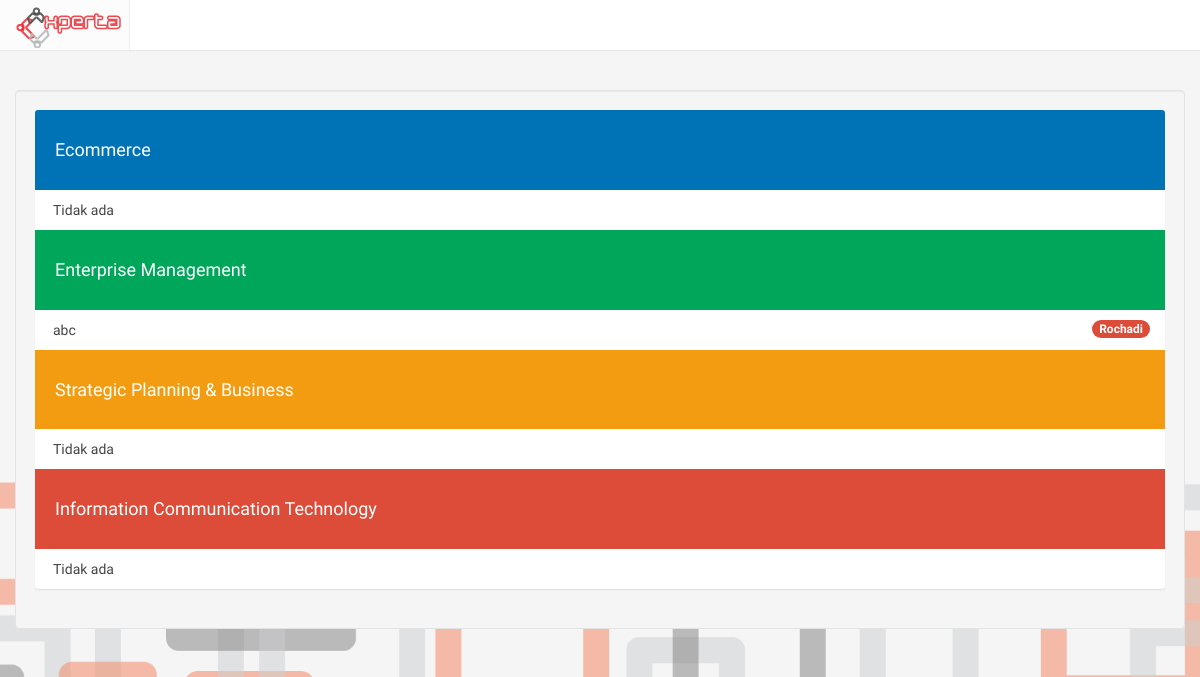
Page /index.php/cop/bp_topic on the earlier database version.
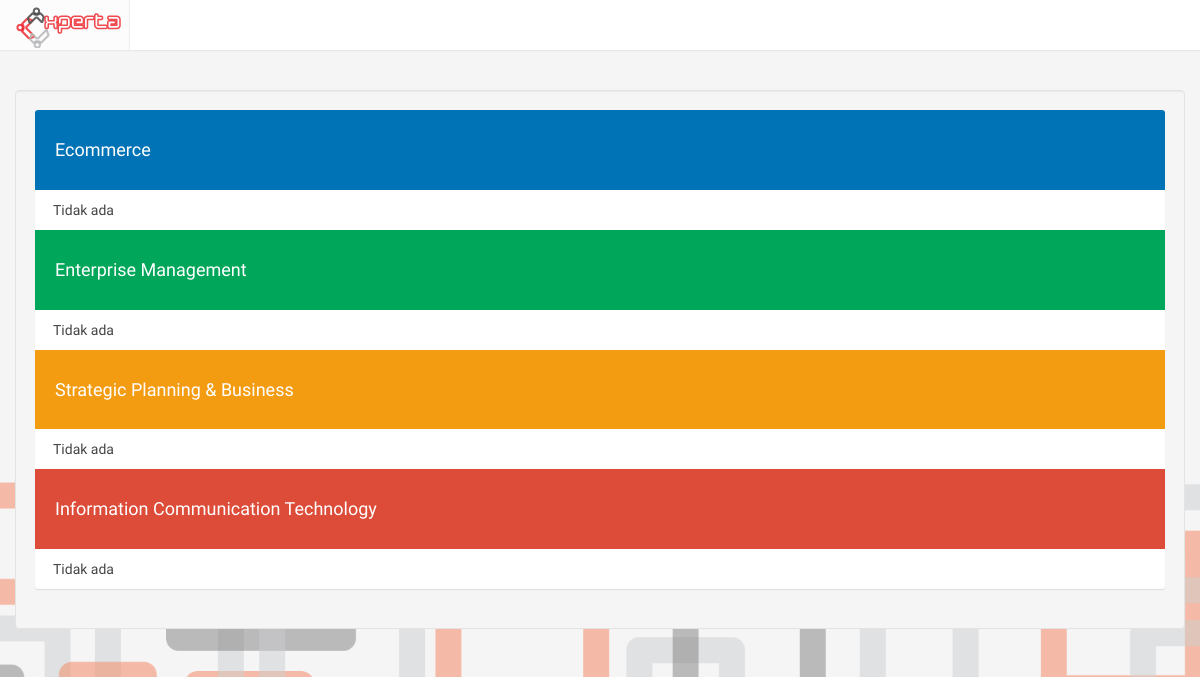
Same page on the later database version.
### tables this page shows
CREATE TABLE `step` (
  `id_step` int(11) NOT NULL,
  `id_user` int(11) NOT NULL,
  `id_scope` int(11) NOT NULL,
  `step` int(11) NOT NULL,
  `keterangan` varchar(500) NOT NULL,
  `id_cop` int(11) NOT NULL,
  `bp_quota` int(11) NOT NULL DEFAULT '1',
  `created_at` timestamp NOT NULL DEFAULT CURRENT_TIMESTAMP
);

CREATE TABLE `profile` (
  `id_profile` int(11) NOT NULL,
  `NIK` varchar(50) DEFAULT NULL,
  `id_user` int(11) NOT NULL,
  `fullname` varchar(255) NOT NULL,
  `birthdate` date DEFAULT NULL,
  `gender` enum('M','F') DEFAULT NULL,
  `id_expert` int(11) DEFAULT '98',
  `pic` varchar(500) DEFAULT 'default.png',
  `updated_at` timestamp NOT NULL DEFAULT CURRENT_TIMESTAMP ON UPDATE CURRENT_TIMESTAMP,
  `login` int(11) NOT NULL DEFAULT '0'
);

### application/controllers/Cop.php (called while the page is built, shortened)
<?php
class Cop extends CI_Controller
{
	function __construct(){
		$this->load->model('Cop_model');
	}
	public function bp_topic(){
		$data['title'] = "Discussion Topic";
		$data['ec'] = $this->Cop_model->bp_topic(1);
		$data['em'] = $this->Cop_model->bp_topic(2);
		$data['spb'] = $this->Cop_model->bp_topic(3);
		$data['ict'] = $this->Cop_model->bp_topic(4);
		$this->load->view('cop/bp_topic', $data);
	}
}

### index.php (called while the page is built, shortened)
<?php
require_once BASEPATH.'core/CodeIgniter.php';

### application/models/Cop_model.php (called while the page is built, shortened)
<?php
	class Cop_model extends CI_Model
	{
		function bp_topic($id_scope=1){
			return $this->db->query("SELECT keterangan, fullname, user.id_user, id_cop
				FROM step, user, profile
				WHERE step.id_scope = '$id_scope'
					AND step.id_user = user.id_user
					AND (step.step = 1 OR step.step = 2)
					AND bp_quota = 1
					AND user.id_user = profile.id_user")->result();
		}
	}

### application/views/cop/bp_topic.php (the view)
<?php include 'application/views/header.php' ?>
<?php
    $judul = array("Ecommerce", "Enterprise Management", "Strategic Planning & Business", "Information Communication Technology");
    $data = array($ec, $em, $spb, $ict);
    $warna = array("bg-blue", "bg-green", "bg-yellow", "bg-red");
    $i = 0;
?>
<div class="container">
	<div class="row isi well">
		<div class="box box-widget widget-user-2">
        <?php foreach ($data as $d): ?>
            <?php
                $j = 0;
                if ($i == 0) {
                    $class = "widget-user-header";
                }else{
                    $class = "widget-user-header2";
                }
            ?>
            <div class=" <?php echo $class.' '.$warna[$i] ?>">
                <h4><?php echo $judul[$i] ?></h4>
            </div>
            <div class="no-padding">
                <ul class="nav nav-stacked">
                    <?php foreach ($d as $ece): ?>
                        <li>
                            <a href="<?php echo site_url('cop/bp_view/'.$ece->id_cop) ?>">
                                <?php echo $ece->keterangan ?> <span class="pull-right badge bg-red"><?php echo $ece->fullname ?></span>
                            </a>
                        </li>
                        <?php $j++; ?>
                    <?php endforeach ?>
                    <?php if ($j == 0): ?>
                        <li><a>Tidak ada</a></li>
                    <?php endif ?>
                </ul>
            </div>
            <?php $i++; ?>
        <?php endforeach ?>
        </div>
	</div>
</div>

Differences in the rows shown:
removed step: keterangan "abc", profile.fullname "Rochadi"
Other differences:
new list line: "Tidak ada"
